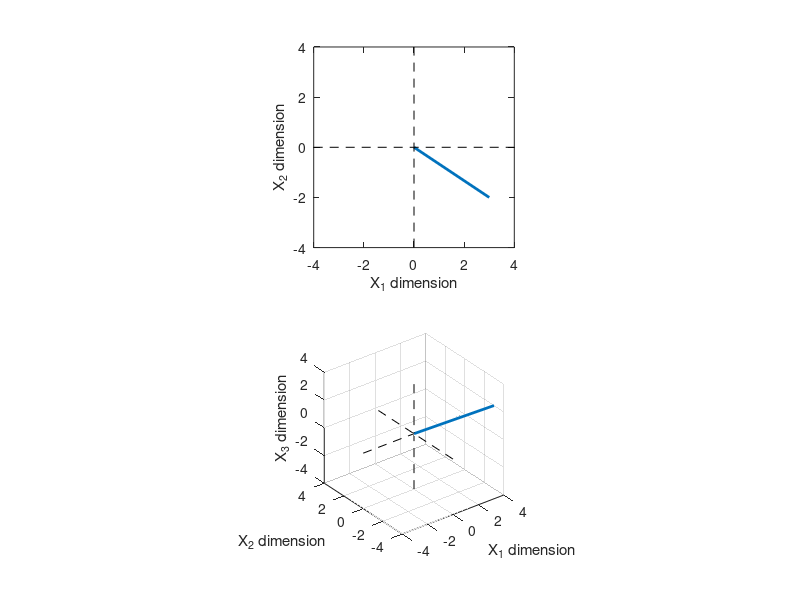
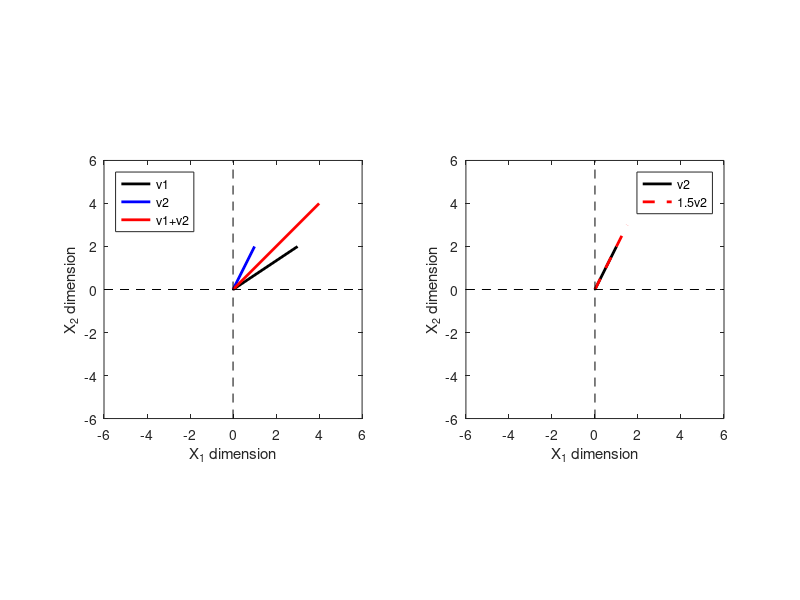

The MATLAB script that drew these images, in order: (Note: this script raises an error after producing the figures.)
%% Mike X Cohen

%% vectors as lines

% 2-dimensional vector
v2 = [ 3 -2 ];

% 3-dimensional vector
v3 = [ 4 -3 2 ];


% plot them
figure(1), clf
subplot(211)
plot([0 v2(1)],[0 v2(2)],'linew',2)
axis square
axis([ -4 4 -4 4 ])
hold on
plot(get(gca,'xlim'),[0 0],'k--')
plot([0 0],get(gca,'ylim'),'k--')
xlabel('X_1 dimension')
ylabel('X_2 dimension')


subplot(212)
plot3([0 v3(1)],[0 v3(2)],[0 v3(3)],'linew',2)
axis square
axis([ -4 4 -4 4 -4 4 ])
hold on, grid on
plot3(get(gca,'xlim'),[0 0],[0 0],'k--')
plot3([0 0],get(gca,'ylim'),[0 0],'k--')
plot3([0 0],[0 0],get(gca,'zlim'),'k--')
xlabel('X_1 dimension')
ylabel('X_2 dimension')
zlabel('X_3 dimension')

% might be easier to see when rotated
rotate3d on

%% vector-vector addition

v1 = [3 2];
v2 = [1 2];
v3 = v1+v2;

figure(2), clf
subplot(121)
plot([0 v1(1)],[0 v1(2)],'k','linew',2)
axis square
axis([ -6 6 -6 6 ])
hold on
plot([0 v2(1)],[0 v2(2)],'b','linew',2)
plot([0 v3(1)],[0 v3(2)],'r','linew',2)

plot(get(gca,'xlim'),[0 0],'k--')
plot([0 0],get(gca,'ylim'),'k--')
xlabel('X_1 dimension')
ylabel('X_2 dimension')

legend({'v1';'v2';'v1+v2'},'location','northwest') % also specify the location of the legend

%% vector-scalar multiplication

v2m = v2 * 1.5;

% plot them
subplot(122)
plot([0 v2(1)],[0 v2(2)],'k','linew',2)
axis square
axis([ -6 6 -6 6 ])
hold on
plot([0 v2m(1)],[0 v2m(2)],'r--','linew',2)

plot(get(gca,'xlim'),[0 0],'k--')
plot([0 0],get(gca,'ylim'),'k--')
xlabel('X_1 dimension')
ylabel('X_2 dimension')

legend({'v2';'1.5v2'})

%% matrix addition and scalar multiplication

% matrix addition requires two matrices of the same size
A1 = round( 10*randn(2,3) );
A2 = round( 10*randn(2,3) );
A3 = round( 10*randn(3,2) );

A1 + A2
A2 + A1 % addition is commutative

A1 + A3


% scalar multiplication always works
4*A1
.01*A2
A3*10

% of course, you can combine scalar multiplication and addition
C = 2.5*A1 - 6.2*A2

%% rules for matrix multiplication

A = randn(2,4);
B = randn(3,2);
C = randn(6,4);

A*B
B*A

%% finding your way around matrices

% create a matrix by reshaping a vector
A = reshape( 1:12, 3,4)

% matrix indexing: state the element you want in the dimensions you want
A(3,2)
A(2:3,3:4)
A([1 3],[1 3 4])

% linear indexing: use one number to access elements (see figure 10.6)
A(4)
A(11)
A(3:5)
A([2 4 10 12])


% the same principle applies in higher dimensions
B = randn(4,2,6,5,3);

% please please please do yourself a favor and 
% use matrix indexing whenever possible!
B(1,2,3,2,1)

% linear indexing can get quite confusing. 
% Where in the matrix is this element??
B(582)


%%

%% transposing vectors

v = rand(10,1); % 10-dimensional column vector
v
size(v)
v'
size(v')
transpose(v)

% transpose of a transpose is the original vector
v==v''
% question: why does the previous line return 10 "1"s?

%% Three important matrices

N = 4; % for easy viewing and inspection

% square matrix
sqr = round( 10*rand(N) );

% symmetric matrix
% Use the rule that a matrix times its transpose is symmetric.
sym = round( sqr'*sqr ); 

% identity matrix
idt = eye(N);

figure(3), clf
subplot(131), imagesc(sqr), axis square, title('Square')
subplot(132), imagesc(sym), axis square, title('Symmetric')
subplot(133), imagesc(idt), axis square, title('Identity')

%% rank

% random matrices are basically always full-rank
rank( rand(4)  )
rank( rand(4,3) )

% now for a reduced-rank matrix
A = [1 2 3; 2 4 6; 3 6 8];
rank(A)
% A is a 3x3 matrix, but has rank=2.

%% end.
